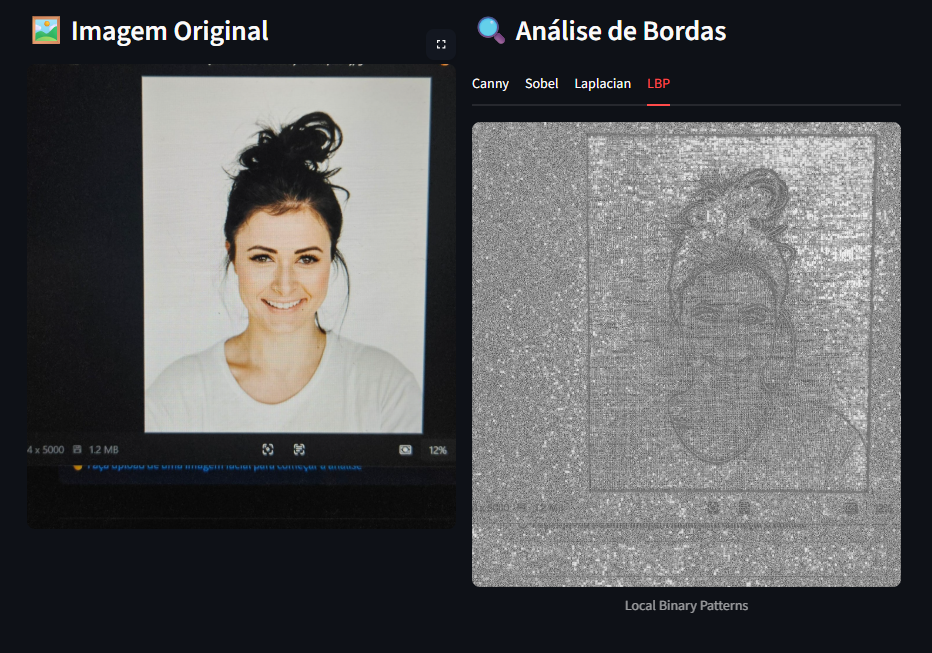
#> input picture assets/images/photo-presentation.png, 932 x 653 px
$ python -i feature_extraction.py   (imports and definitions only)   (older library calls are emulated)
#> lines starting #> are read from the running program, lines starting #| are printed output that depends on the picture; after the words box and inside, x2 and y2 are one past the last pixel; in counts of white or black regions, pixels touching at a corner belong together
"""
Módulo de Extração de Features para Detecção de Ataques
Implementa técnicas de análise de bordas, textura (LBP) e frequência
"""

import cv2
import numpy as np
from skimage.feature import local_binary_pattern
from scipy import fftpack
from typing import Dict, Tuple
import logging

logger = logging.getLogger(__name__)


class FeatureExtractor:
    """
    Extrator de features para detecção de fotos impressas.

    Features implementadas:
    - Densidade de bordas (Canny, Sobel)
    - Local Binary Patterns (LBP)
    - Análise de sharpness (Laplacian)
    - Análise de frequência (FFT) - opcional
    """

    def __init__(self,
                 lbp_radius: int = 1,
                 lbp_points: int = 8,
                 use_fft: bool = False):
        """
        Inicializa o extrator de features.

        Args:
            lbp_radius: Raio para LBP
            lbp_points: Número de pontos para LBP
            use_fft: Se True, inclui análise de frequência FFT
        """
        self.lbp_radius = lbp_radius
        self.lbp_points = lbp_points
        self.use_fft = use_fft

    def extract_all_features(self, image: np.ndarray) -> np.ndarray:
        """
        Extrai todas as features da imagem.

        Args:
            image: Imagem BGR ou grayscale

        Returns:
            Vetor de features concatenado
        """
        # Converter para grayscale se necessário
        if len(image.shape) == 3:
            gray = cv2.cvtColor(image, cv2.COLOR_BGR2GRAY)
        else:
            gray = image.copy()

        features = []

        # 1. Features de bordas
        edge_features = self.extract_edge_features(gray)
        features.extend(edge_features)

        # 2. Features de textura (LBP)
        lbp_features = self.extract_lbp_features(gray)
        features.extend(lbp_features)

        # 3. Features de sharpness
        sharpness_features = self.extract_sharpness_features(gray)
        features.extend(sharpness_features)

        # 4. Features de frequência (opcional)
        if self.use_fft:
            fft_features = self.extract_frequency_features(gray)
            features.extend(fft_features)

        return np.array(features)

    def extract_edge_features(self, gray_image: np.ndarray) -> list:
        """
        Extrai features baseadas em detecção de bordas.

        Fotos impressas tendem a ter:
        - Bordas mais definidas nas regiões periféricas
        - Densidade de bordas diferente
        - Padrões de impressão detectáveis

        Args:
            gray_image: Imagem em grayscale

        Returns:
            Lista de features de bordas
        """
        features = []

        # 1. Canny Edge Detection
        edges_canny = cv2.Canny(gray_image, 100, 200)
        edge_density_total = np.sum(edges_canny > 0) / edges_canny.size
        features.append(edge_density_total)

        # 2. Densidade de bordas em regiões periféricas (mais importante!)
        h, w = gray_image.shape
        border_width = int(min(h, w) * 0.1)  # 10% das bordas

        # Bordas superiores e inferiores
        top_border = edges_canny[:border_width, :]
        bottom_border = edges_canny[-border_width:, :]
        left_border = edges_canny[:, :border_width]
        right_border = edges_canny[:, -border_width:]

        features.append(np.sum(top_border > 0) / top_border.size)
        features.append(np.sum(bottom_border > 0) / bottom_border.size)
        features.append(np.sum(left_border > 0) / left_border.size)
        features.append(np.sum(right_border > 0) / right_border.size)

        # 3. Sobel gradients (magnitude)
        sobelx = cv2.Sobel(gray_image, cv2.CV_64F, 1, 0, ksize=3)
        sobely = cv2.Sobel(gray_image, cv2.CV_64F, 0, 1, ksize=3)
        sobel_magnitude = np.sqrt(sobelx**2 + sobely**2)

        features.append(np.mean(sobel_magnitude))
        features.append(np.std(sobel_magnitude))
        features.append(np.max(sobel_magnitude))

        return features

    def extract_lbp_features(self, gray_image: np.ndarray) -> list:
        """
        Extrai features de textura usando Local Binary Patterns (LBP).

        LBP captura micropadrões de textura que são diferentes entre:
        - Pele real (textura orgânica)
        - Papel impresso (padrões de impressão, dot patterns)

        Args:
            gray_image: Imagem em grayscale

        Returns:
            Histograma LBP normalizado
        """
        # Calcular LBP
        lbp = local_binary_pattern(
            gray_image,
            self.lbp_points,
            self.lbp_radius,
            method='uniform'
        )

        # Histograma LBP
        n_bins = self.lbp_points + 2  # uniform patterns + non-uniform
        hist, _ = np.histogram(
            lbp.ravel(),
            bins=n_bins,
            range=(0, n_bins),
            density=True  # Normalizar
        )

        return hist.tolist()

    def extract_sharpness_features(self, gray_image: np.ndarray) -> list:
        """
        Extrai features de nitidez/sharpness.

        Fotos impressas geralmente têm:
        - Sharpness artificial em algumas regiões
        - Variância diferente do Laplaciano

        Args:
            gray_image: Imagem em grayscale

        Returns:
            Lista de features de sharpness
        """
        features = []

        # 1. Variância do Laplaciano (medida clássica de sharpness)
        laplacian = cv2.Laplacian(gray_image, cv2.CV_64F)
        laplacian_var = laplacian.var()
        features.append(laplacian_var)

        # 2. Estatísticas do Laplaciano
        features.append(np.mean(np.abs(laplacian)))
        features.append(np.std(laplacian))
        features.append(np.max(np.abs(laplacian)))

        # 3. Tenengrad (outra medida de sharpness)
        sobelx = cv2.Sobel(gray_image, cv2.CV_64F, 1, 0, ksize=3)
        sobely = cv2.Sobel(gray_image, cv2.CV_64F, 0, 1, ksize=3)
        tenengrad = np.mean(sobelx**2 + sobely**2)
        features.append(tenengrad)

        return features

    # [167 lines left out: functions extract_frequency_features, visualize_edges, get_feature_names, test_feature_extraction, not called in this run]


# [2 lines not run here, left out]

>>> import cv2
>>> picture = cv2.imread('../assets/images/photo-presentation.png')
#> picture is the input picture: shape (653, 932, 3); mean B, G, R 90.5, 89.4, 88.9
>>> result = FeatureExtractor().extract_all_features(picture)
#> in extract_edge_features, `edges_canny = cv2.Canny(gray_image, 100, 200)`:
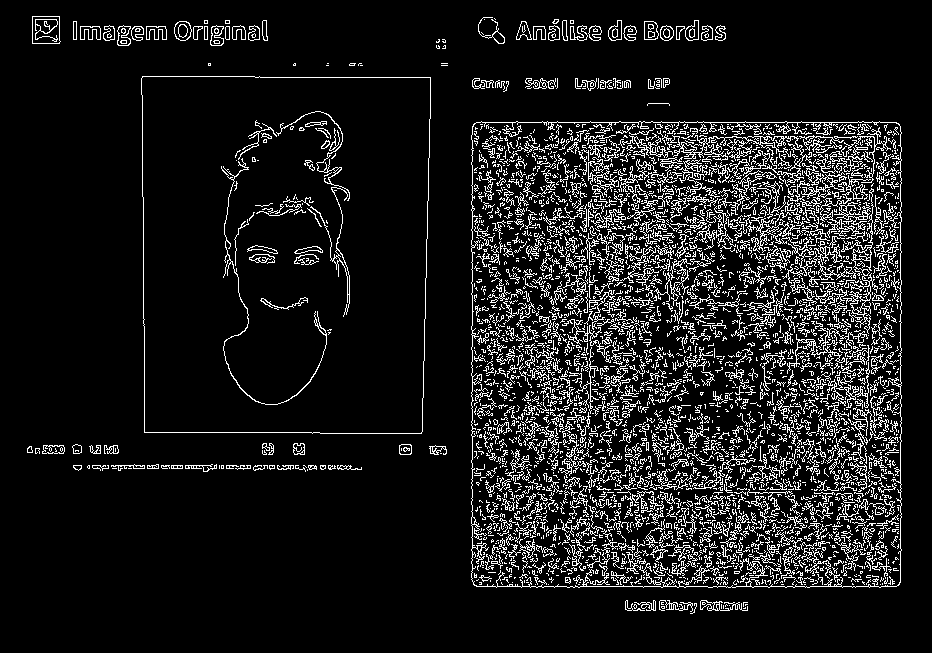
#> edges_canny: shape (653, 932); 10.4% white in thin lines or dots, all inside (x1, y1, x2, y2) = (27, 16, 902, 614)
#> in extract_edge_features, `edge_density_total = np.sum(edges_canny > 0) / edges_canny.size`: edge_density_total = 0.104
#> in extract_edge_features, `top_border = edges_canny[:border_width, :]`: top_border: shape (65, 932); 4.2% white in thin lines or dots, all inside (x1, y1, x2, y2) = (32, 16, 726, 65)
#> in extract_edge_features, `bottom_border = edges_canny[-border_width:, :]`:
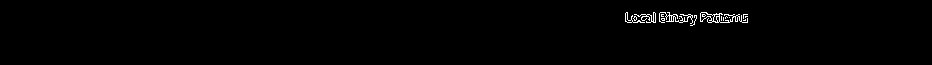
#> bottom_border: shape (65, 932); 0.85% white in thin lines or dots, all inside (x1, y1, x2, y2) = (625, 12, 748, 26)
#> in extract_edge_features, `left_border = edges_canny[:, :border_width]`:
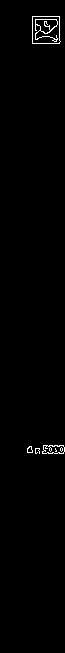
#> left_border: shape (653, 65); 0.9% white in thin lines or dots, all inside (x1, y1, x2, y2) = (27, 16, 65, 454)
#> in extract_edge_features, `right_border = edges_canny[:, -border_width:]`:
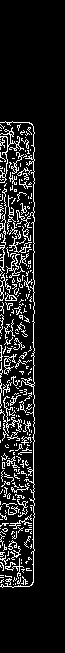
#> right_border: shape (653, 65); 10.7% white in thin lines or dots, all inside (x1, y1, x2, y2) = (0, 121, 35, 588)
#> in extract_edge_features, `sobel_magnitude = np.sqrt(sobelx**2 + sobely**2)`:
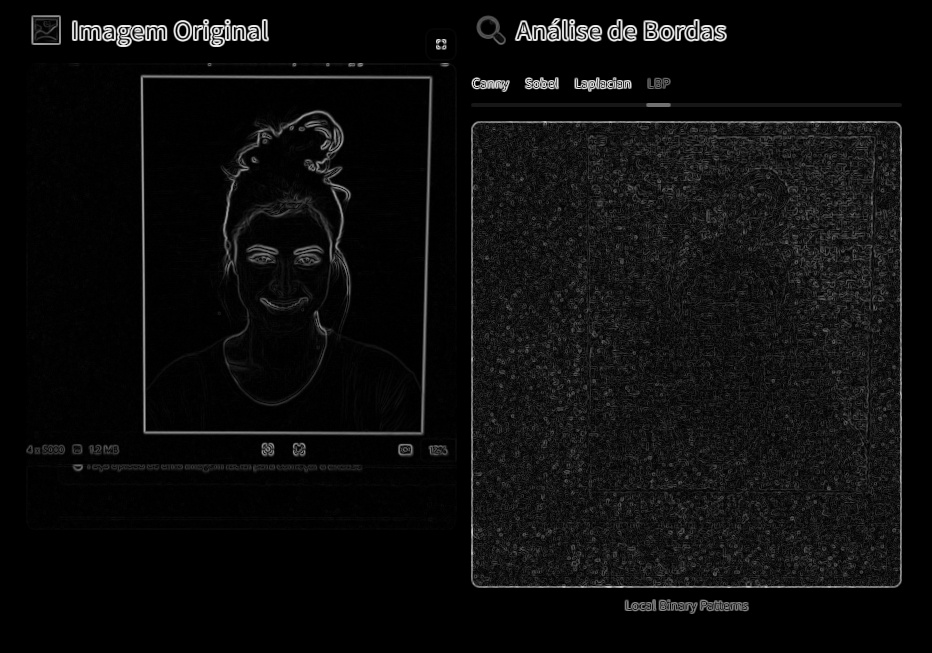
#> sobel_magnitude: shape (653, 932) float64; min 0, max 1015.8, mean 52.3; drawn with min black and max white
#> in extract_all_features, `edge_features = self.extract_edge_features(gray)`: edge_features = [0.104, 0.0424, 0.0085, 0.00898, 0.107, 52.33, 103.8, 1015.8]
#> in extract_lbp_features, `lbp = local_binary_pattern( gray_image, self.lbp_points, self.lbp_radi..`:
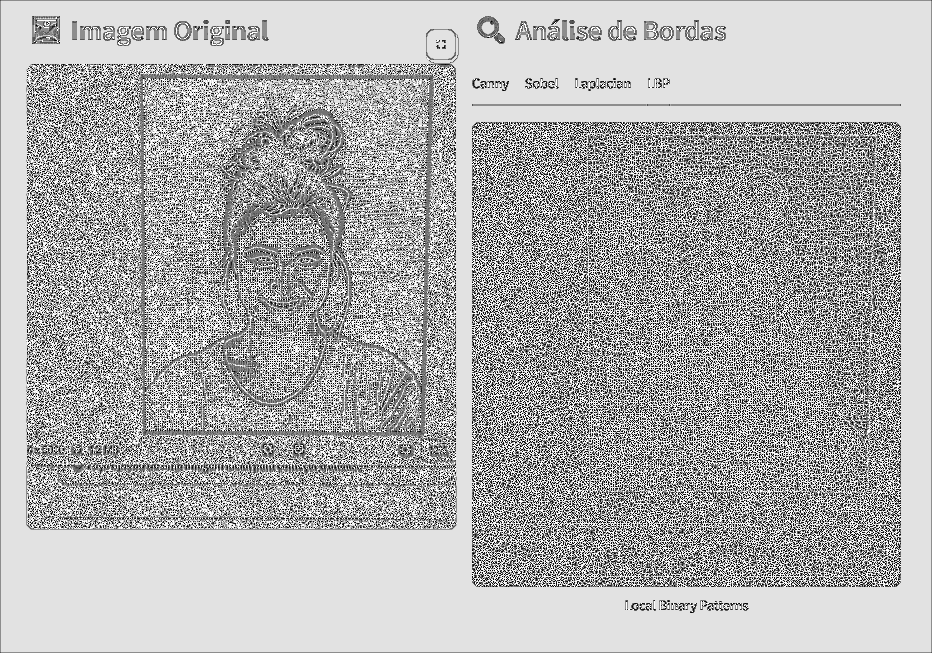
#> lbp: shape (653, 932) float64; min 0, max 9, mean 6.22; drawn with min black and max white
#> in extract_lbp_features, `hist, _ = np.histogram( lbp.ravel(), bins=n_bins, range=(0, n_bins), d..`: hist = [0.0621, 0.0672, 0.0336, 0.0467, 0.0445, 0.0608, 0.0438, 0.0693, 0.429, 0.143]
#> in extract_all_features, `lbp_features = self.extract_lbp_features(gray)`: lbp_features has the same summary as hist in extract_lbp_features
#> in extract_sharpness_features, `laplacian = cv2.Laplacian(gray_image, cv2.CV_64F)`:
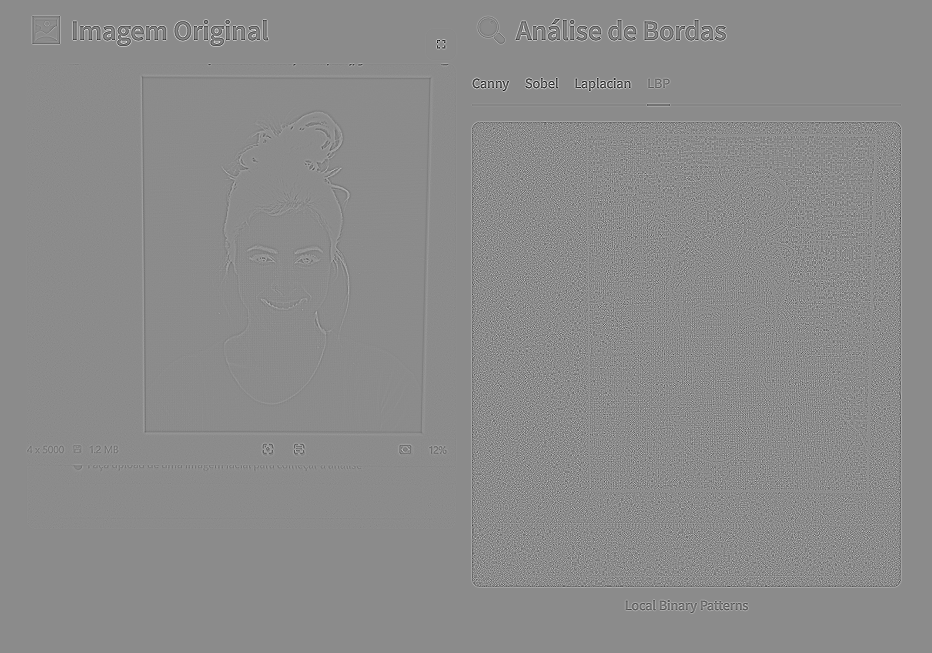
#> laplacian: shape (653, 932) float64; min -636, max 524, mean 0; drawn with min black and max white
#> in extract_sharpness_features, `laplacian_var = laplacian.var()`: laplacian_var = 2139.3
#> in extract_sharpness_features, `tenengrad = np.mean(sobelx**2 + sobely**2)`: tenengrad = 13515.5
#> in extract_all_features, `sharpness_features = self.extract_sharpness_features(gray)`: sharpness_features = [2139.3, 22.81, 46.25, 636, 13515.5]
#> result = 23 values, max 13515.5 at index 22, min 0.0085 at index 2, mean 762.3

$ run again, on assets/images/real-photo.png
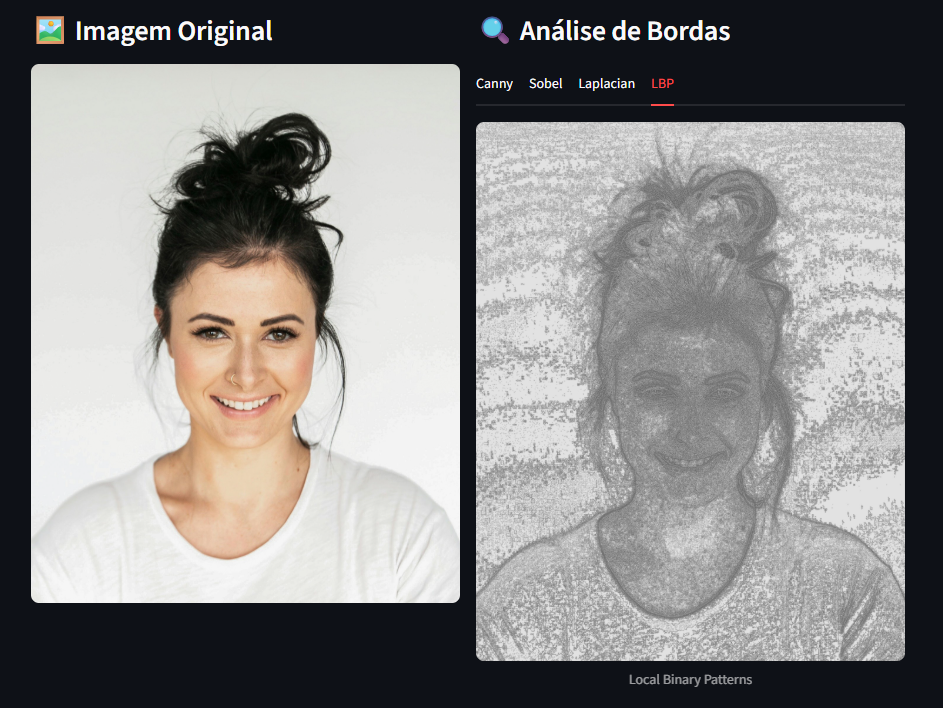
#> input picture assets/images/real-photo.png, 943 x 708 px
#> picture is the input picture: shape (708, 943, 3); mean B, G, R 137, 137.9, 139.2
#> in extract_edge_features, `edges_canny = cv2.Canny(gray_image, 100, 200)`:
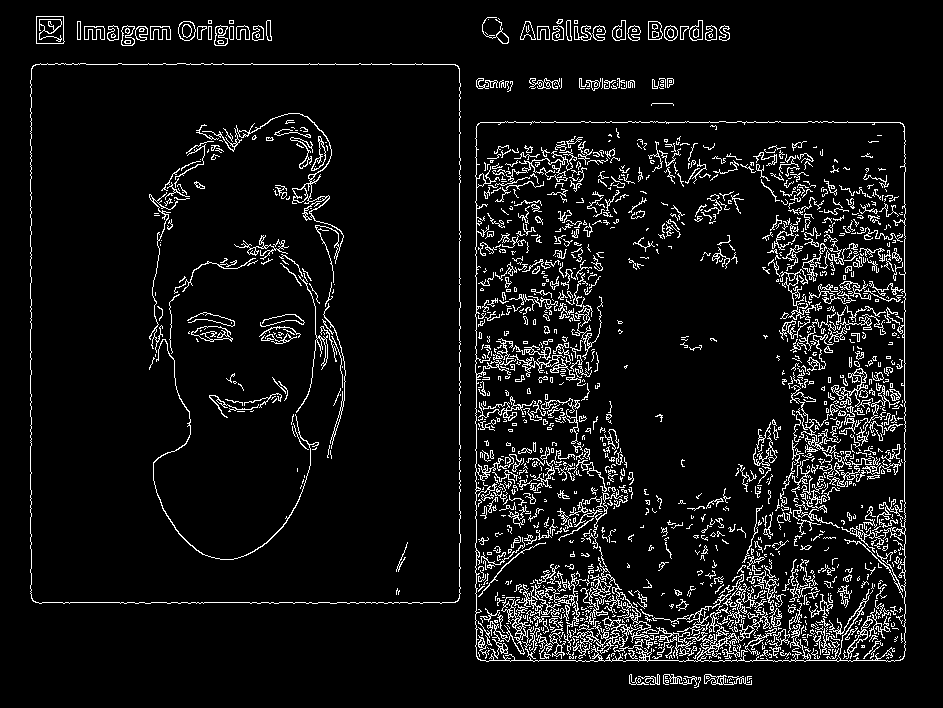
#> edges_canny: shape (708, 943); 7.2% white in thin lines or dots, all inside (x1, y1, x2, y2) = (30, 16, 906, 688)
#> edge_density_total = 0.0724
#> top_border: shape (70, 943); 4.5% white in thin lines or dots, all inside (x1, y1, x2, y2) = (31, 16, 730, 70)
#> bottom_border: shape (70, 943); 5.8% white in thin lines or dots, all inside (x1, y1, x2, y2) = (475, 0, 906, 50)
#> left_border: shape (708, 70); 1.7% white in thin lines or dots, all inside (x1, y1, x2, y2) = (30, 16, 70, 604)
#> right_border: shape (708, 70); 7.4% white in thin lines or dots, all inside (x1, y1, x2, y2) = (0, 122, 33, 662)
#> edge_features = [0.0724, 0.0445, 0.0579, 0.0174, 0.0735, 49.77, 117.8, 1015.8]
#> in extract_lbp_features, `lbp = local_binary_pattern( gray_image, self.lbp_points, self.lbp_radi..`:
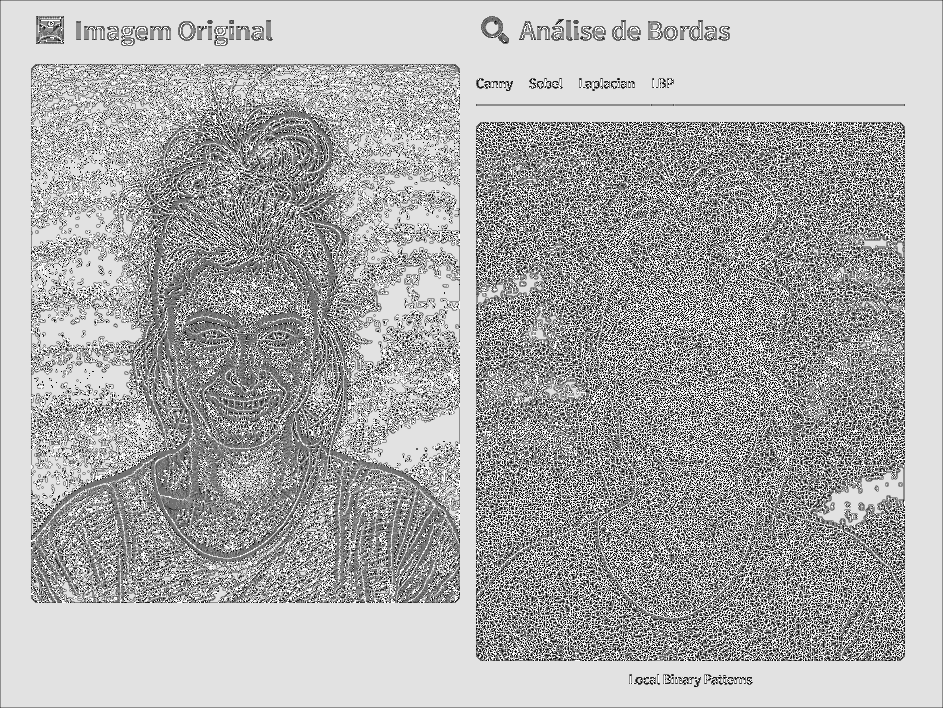
#> lbp: shape (708, 943) float64; min 0, max 9, mean 6.14; drawn with min black and max white
#> hist = [0.0381, 0.0532, 0.0315, 0.068, 0.0734, 0.101, 0.0481, 0.065, 0.42, 0.102]
#> lbp_features has the same summary as hist in extract_lbp_features
#> laplacian_var = 1314.6
#> tenengrad = 16346
#> sharpness_features = [1314.6, 15.47, 36.26, 600, 16346]
#> result = 23 values, max 16346 at index 22, min 0.0174 at index 3, mean 847.7
